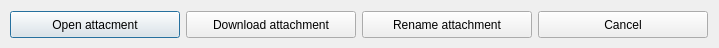
<?xml version="1.0" encoding="UTF-8"?>
<ui version="4.0">
 <class>AttachmentClickAtionDialog</class>
 <widget class="QDialog" name="AttachmentClickAtionDialog">
  <property name="windowModality">
   <enum>Qt::WindowModal</enum>
  </property>
  <property name="geometry">
   <rect>
    <x>0</x>
    <y>0</y>
    <width>719</width>
    <height>48</height>
   </rect>
  </property>
  <property name="windowTitle">
   <string>I want to...</string>
  </property>
  <property name="windowIcon">
   <iconset resource="test_res.qrc">
    <normaloff>:/images/images/question.ico</normaloff>:/images/images/question.ico</iconset>
  </property>
  <property name="autoFillBackground">
   <bool>true</bool>
  </property>
  <widget class="QWidget" name="layoutWidget">
   <property name="geometry">
    <rect>
     <x>10</x>
     <y>10</y>
     <width>700</width>
     <height>29</height>
    </rect>
   </property>
   <layout class="QHBoxLayout" name="horizontalLayout">
    <item>
     <widget class="QPushButton" name="pushButtonOpen">
      <property name="minimumSize">
       <size>
        <width>170</width>
        <height>0</height>
       </size>
      </property>
      <property name="maximumSize">
       <size>
        <width>170</width>
        <height>27</height>
       </size>
      </property>
      <property name="text">
       <string>Open attacment</string>
      </property>
     </widget>
    </item>
    <item>
     <widget class="QPushButton" name="pushButtonDownload">
      <property name="minimumSize">
       <size>
        <width>170</width>
        <height>0</height>
       </size>
      </property>
      <property name="maximumSize">
       <size>
        <width>170</width>
        <height>27</height>
       </size>
      </property>
      <property name="text">
       <string>Download attachment</string>
      </property>
     </widget>
    </item>
    <item>
     <widget class="QPushButton" name="pushButtonRename">
      <property name="minimumSize">
       <size>
        <width>170</width>
        <height>0</height>
       </size>
      </property>
      <property name="maximumSize">
       <size>
        <width>170</width>
        <height>27</height>
       </size>
      </property>
      <property name="text">
       <string>Rename attachment</string>
      </property>
     </widget>
    </item>
    <item>
     <widget class="QPushButton" name="pushButtonCancel">
      <property name="minimumSize">
       <size>
        <width>170</width>
        <height>0</height>
       </size>
      </property>
      <property name="maximumSize">
       <size>
        <width>170</width>
        <height>27</height>
       </size>
      </property>
      <property name="text">
       <string>Cancel</string>
      </property>
     </widget>
    </item>
   </layout>
  </widget>
 </widget>
 <resources>
  <include location="test_res.qrc"/>
 </resources>
 <connections/>
</ui>
